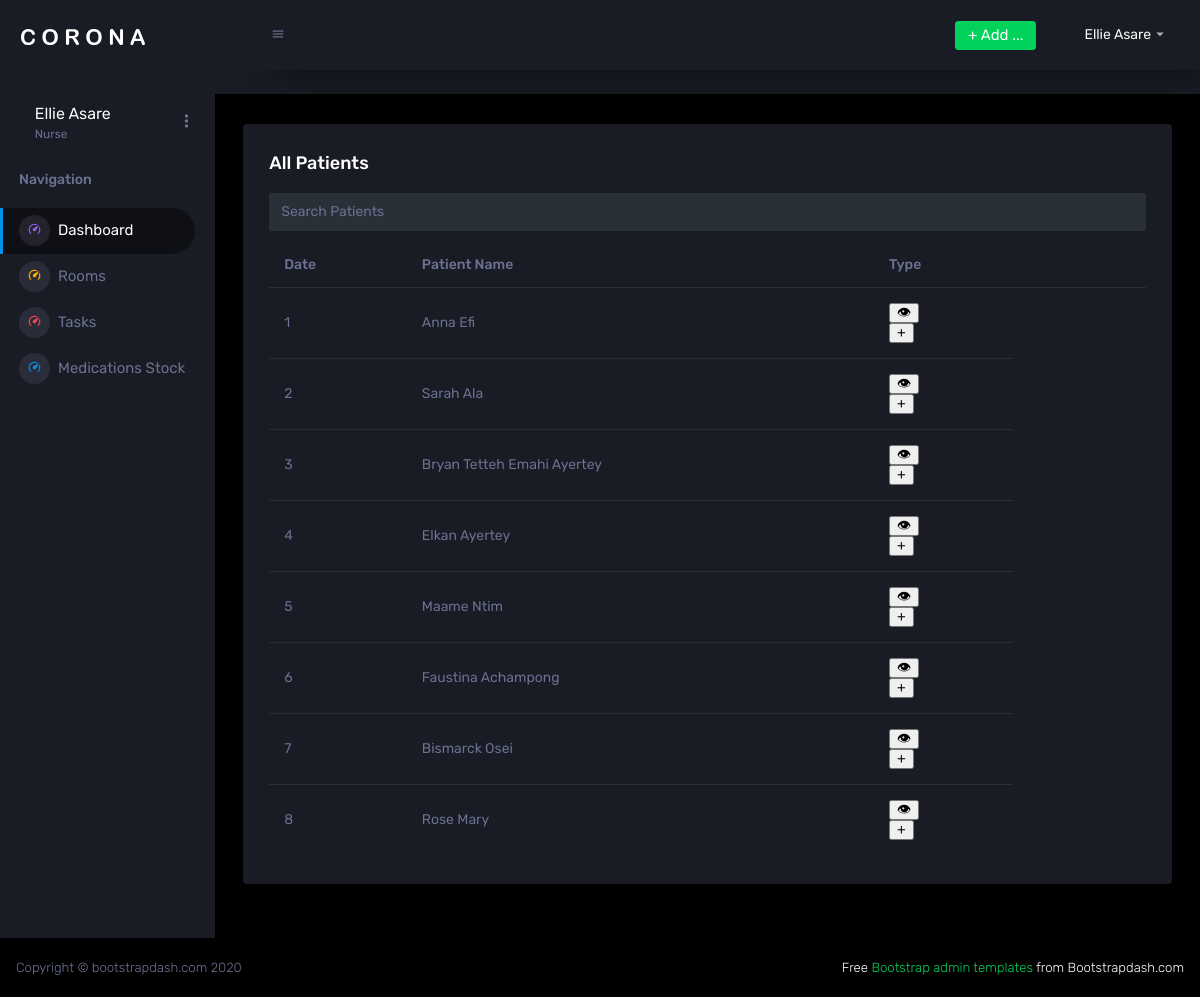
Page /pages/desk/viewpatients.php (signed in) on the committed database.
### tables this page shows
CREATE TABLE `patient` (
  `FName` varchar(255) NOT NULL,
  `LName` varchar(255) NOT NULL,
  `DOB` date NOT NULL,
  `gender` enum('Male','Female','Other') NOT NULL,
  `financial_type` varchar(255) DEFAULT NULL,
  `pat_id` int(11) NOT NULL,
  `guardian_fname` varchar(255) DEFAULT NULL,
  `guardian_lname` varchar(255) DEFAULT NULL,
  `marital_status` enum('Single','Married','Divorced','Widowed') NOT NULL,
  `address` text NOT NULL,
  `patient_phone` varchar(13) NOT NULL,
  `patient_email` varchar(255) NOT NULL,
  `guardian_phone` varchar(13) DEFAULT NULL,
  `guardian_email` varchar(255) DEFAULT NULL,
  `referred_by` varchar(255) DEFAULT NULL,
  `registration_date` date DEFAULT NULL,
  `employment` varchar(255) DEFAULT NULL,
  `special_codes` varchar(255) DEFAULT NULL
);

### pages/desk/viewpatients.php (the view, shortened to what this page needs)
<?php
include "../conn.php";
include "../searchbar2.php";
$sql = "SELECT patient.pat_id,concat(Fname,' ',LName) 'Patient Name' FROM patient";
$result = $conn->query($sql);
?>
<a href="./addpatient.html">Add Patient</a>
<!DOCTYPE html>
<html lang="en">
  <head>
    <link rel="stylesheet" href="../../assets/vendors/mdi/css/materialdesignicons.min.css">
    <link rel="stylesheet" href="../../assets/vendors/css/vendor.bundle.base.css">
    <link rel="stylesheet" href="../../assets/css/style.css">
  </head>
  <body>
  <div class="container-scroller">
    <?php include "../nav.php";?>
  <div class="main-panel">
        <div class="content-wrapper">
            <div class="row ">
              <div class="col-12 grid-margin">
                <div class="card">
                  <div class="card-body">
                    <h4 class="card-title">All Patients</h4>
                    <div class="table-responsive">
                      <input type="text" id='tableFilterInput' class="form-control dropdown-input" placeholder="Search Patients">
                        <table id='filterTable' class ='table'>
                        <thead>
                            <tr>
                                <th>Date</th>
                                <th>Patient Name</th>
                                <th>Type</th>
                                <th></th>
                                <th></th>
                            </tr>
                        </thead>
                        <tbody>
                        <?php
if ($result){
    if ($result->num_rows > 0) {
        while($row = $result->fetch_assoc()) {
           echo "<tr><td>".$row["pat_id"]."</td><td>".$row["Patient Name"]."</td></td>
        <td>
        <div>
            <form action='apthistory.php' method='post'>
                <input type='hidden' name='id' value=".$row['pat_id'].">
                <input type='submit' value='&#128065;'>
            </form>
        </div>
        <div style>
            <form action='Addappointment.php' method='post'>
                <input type='hidden' name='id' value='".$row['pat_id']."'>
                <input type='submit' value='+'>
            </form>
        </div>
        </td>
        </tr>";
        }
        echo "</tbody></table></div></div>";
    }
}
?>
                    </div>
                  </div>
                </div>
              </div>
            </div>
          </div>
          <footer class="footer">
            <div class="d-sm-flex justify-content-center justify-content-sm-between">
              <span class="text-muted d-block text-center text-sm-left d-sm-inline-block">Copyright © bootstrapdash.com 2020</span>
              <span class="float-none float-sm-right d-block mt-1 mt-sm-0 text-center"> Free <a href="https://www.bootstrapdash.com/bootstrap-admin-template/" target="_blank">Bootstrap admin templates</a> from Bootstrapdash.com</span>
            </div>
          </footer>

### pages/searchbar2.php (style rules this page uses)
.dropdown-input { margin-bottom: 12px; padding: 8px; width: 100%; box-sizing: border-box; }

### rows in the picture
patient: pat_id "1", Patient "Anna Efi"
patient: pat_id "2", Patient "Sarah Ala"
patient: pat_id "3", Patient "Bryan Tetteh Emahi Ayertey"
patient: pat_id "4", Patient "Elkan Ayertey"
patient: pat_id "5", Patient "Maame Ntim"
patient: pat_id "6", Patient "Faustina Achampong"
patient: pat_id "7", Patient "Bismarck Osei"
patient: pat_id "8", Patient "Rose Mary"

### other values in the picture
$_SESSION["user"][2] "Ellie Asare"
$_SESSION["user"][1] "Nurse"
$nav[$i][1] "Dashboard"
$nav[$i][1] "Rooms"
$nav[$i][1] "Tasks"
$nav[$i][1] "Medications Stock"
